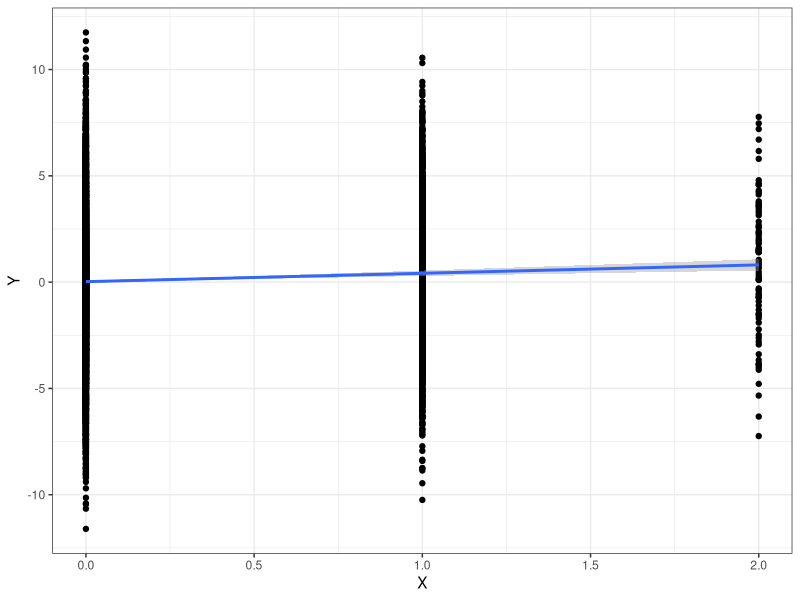

Here is the R script that generated this plot:
## ---- chunk 1
library(ggplot2)
set.seed(666)
N<-10000
maf<-0.1
beta<-0.4
p.val<-5e-8
beta.se<-beta/abs(qnorm(p.val/2))
## ---- chunk 2
#simulate genotypes
X<-rbinom(N,2,maf)
Xbar<-mean(X)
se.e<-beta.se * sqrt(sum((X-Xbar)^2))
#simulate y for a given beta and s
Y=X*beta+rnorm(N,mean=0,sd=se.e)
## ---- chunk 3
ggplot(data.frame(x=X,y=Y),aes(x=X,y=Y)) + geom_point()  +
    geom_smooth(method='lm',formula=y~x) + theme_bw()

## ---- chunk 4
mod<-lm(Y~X)
summary(mod)
## ---- chunk 5
Yb<-ifelse(Y>mean(Y),1,0)
lmod<-glm(Yb~X,family="binomial")
summary(lmod)
## ---- chunk 6
raf<-1-maf
## Brute force
wtscore<-function(N,r,w=0) N * r^2 * w
hetscore<-function(N,r,w=1) 2 * N * r * (1-r) * w
homscore<-function(N,r,w=2) N * (1-r)^2 *w
estXbarHat<-(wtscore(N,raf) + hetscore(N,raf) + homscore(N,raf))/N
## if we do the algebra then xbarhat simplifies to 2 * (1-raf) or 2 * maf
XbarHat<-2*maf
## ---- chunk 7
YbarHat<-beta * XbarHat
## ---- chunk 8
n.wt<-wtscore(N,raf,1)
n.het<-hetscore(N,raf,1)
n.hom<-homscore(N,raf,1)
estYbar<-(beta * (n.het + (2 * n.hom)))/N
## ---- chunk 9
SSX.wt<-sum(n.wt * XbarHat^2)
SSX.het<-sum((rep(1,n.het)-rep(XbarHat,n.het))^2)
SSX.hom<-sum((rep(2,n.hom)-rep(XbarHat,n.hom))^2)
SSXHat=SSX.wt + SSX.het + SSX.hom
## ---- chunk 10
estSSXHat = 2 * maf * (N-1) * (1-maf)
## ---- chunk 11
se.eHat<-beta.se * sqrt(estSSXHat)
## ---- chunk 12
## next estimate P(Y>ybar | X =x)

calcP<-function(X,beta,SE.epsilon,val=YbarHat){
    pnorm(val,mean=X*beta,sd=SE.epsilon,lower.tail = FALSE)
}

calcOdds<-function(X,beta,SE.epsilon,val=YbarHat){
    num<-calcP(X,beta,SE.epsilon,val)
    num/(1-num)
}

lod_Y_X1<-log(calcOdds(1,beta,se.eHat))
lod_Y_X0<-log(calcOdds(0,beta,se.eHat))

lodHat<-lod_Y_X1-lod_Y_X0
## get estimated log(OR) from fit
fitLod<-summary(lmod)[["coefficients"]][,1][2]
## ---- chunk 13
ca<-function(n0,f){
    n0*(1-f)
}

cb<-function(n0,f){
    n0*f
}

cc<-function(n1,a,b,theta){
    (n1*a)/(a+(b*theta))
}

cd<-function(n1,a,b,theta){
    (n1*b)/(a+(b*theta))
}

gamma_hat_maf<-function(n0,n1,f,theta){
    n<-n0+n1
    a<-ca(n0,f)/n
    b<-cb(n0,f)/n
    c<-cc(n1,a,b,theta)/n
    d<-cd(n1,a,b,theta)/n
    recip.sm<-do.call('cbind',lapply(list(a,b,c,d),function(fi) 1/fi))
    return(sqrt(rowSums(recip.sm)))
}

## compute number of 'cases' i.e. the the number of people with Y>ybar
n.cases<-round(sum(calcP(0,beta,se.eHat) * n.wt,calcP(1,beta,se.eHat) *
                       n.het,calcP(2,beta,se.eHat) *n.hom))
n.controls<-N-n.cases
#this makes sense given that we expect a normal distribution so in
#future can shorcut but N/2 for the special case where we want Y > ybar
## next compute the variance component of beta due to allele freq
ploidy<-2
var_maf<-gamma_hat_maf(n.controls,n.cases,maf,exp(lodHat))
var_ss<-sqrt(1/N)
estSigmaBeta<-sqrt(1/ploidy) * var_maf * var_ss
fitSigmaBeta<-summary(lmod)[['coefficients']][,2][2]
## ---- chunk 14
estZ<-lodHat/estSigmaBeta
estP<-2*(pnorm(estZ,lower.tail = FALSE))
